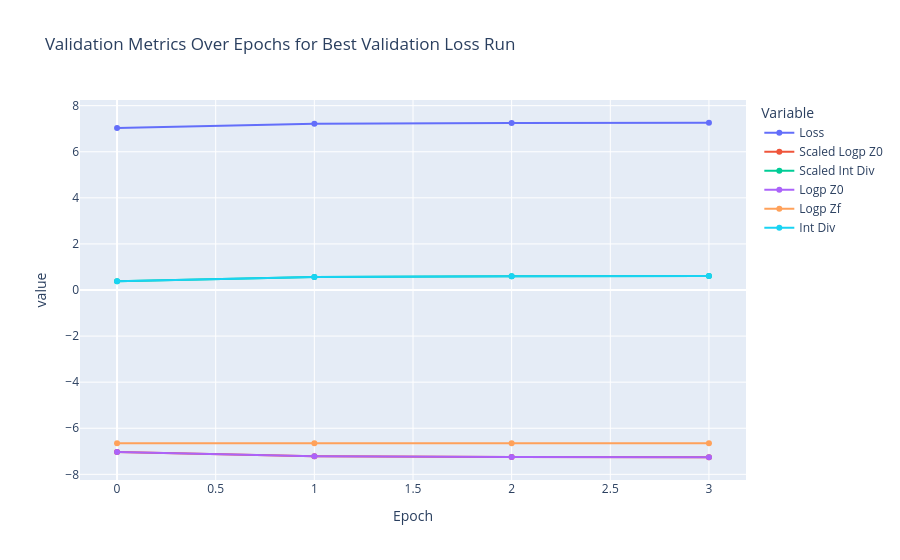

The notebook cell saved with this chart:
### Code cell
y_values = [
    'epoch',
    'val_loss',
    'val_logp_z0',
    'val_logp_zf',
    'val_int_div',
]
label_map = {
    y: ' '.join(y.split('_')[1:]).title() for y in y_values
}
label_map['epoch'] = 'Epoch'
data = min_val_loss_job.get_metric_history(y_values).dropna()
data.rename(label_map, axis=1, inplace=True)

fig = px.line(
    data,
    x='Epoch',
    y=list(label_map.values()),
    title='Validation Metrics Over Epochs for Best Validation Loss Run',
    markers=True
)
fig.update_layout(legend=dict(title='Variable'))
fig.show()

### Figure 1 — Plotly figure (JSON) as saved in the notebook; plotly's stock layout.template omitted (floating-point values rounded to 4 significant figures)
{"data": [{"hovertemplate": "variable=Loss<br>Epoch=%{x}<br>value=%{y}<extra></extra>", "legendgroup": "Loss", "line": {"color": "#636efa", "dash": "solid"}, "marker": {"symbol": "circle"}, "mode": "lines+markers", "name": "Loss", "orientation": "v", "showlegend": true, "type": "scatter", "x": [0.0, 1.0, 2.0, 3.0], "xaxis": "x", "y": [7.028, 7.211, 7.246, 7.259], "yaxis": "y"}, {"hovertemplate": "variable=Scaled Logp Z0<br>Epoch=%{x}<br>value=%{y}<extra></extra>", "legendgroup": "Scaled Logp Z0", "line": {"color": "#EF553B", "dash": "solid"}, "marker": {"symbol": "circle"}, "mode": "lines+markers", "name": "Scaled Logp Z0", "orientation": "v", "showlegend": true, "type": "scatter", "x": [0.0, 1.0, 2.0, 3.0], "xaxis": "x", "y": [-7.028, -7.211, -7.246, -7.259], "yaxis": "y"}, {"hovertemplate": "variable=Scaled Int Div<br>Epoch=%{x}<br>value=%{y}<extra></extra>", "legendgroup": "Scaled Int Div", "line": {"color": "#00cc96", "dash": "solid"}, "marker": {"symbol": "circle"}, "mode": "lines+markers", "name": "Scaled Int Div", "orientation": "v", "showlegend": true, "type": "scatter", "x": [0.0, 1.0, 2.0, 3.0], "xaxis": "x", "y": [0.3789, 0.5621, 0.598, 0.6105], "yaxis": "y"}, {"hovertemplate": "variable=Logp Z0<br>Epoch=%{x}<br>value=%{y}<extra></extra>", "legendgroup": "Logp Z0", "line": {"color": "#ab63fa", "dash": "solid"}, "marker": {"symbol": "circle"}, "mode": "lines+markers", "name": "Logp Z0", "orientation": "v", "showlegend": true, "type": "scatter", "x": [0.0, 1.0, 2.0, 3.0], "xaxis": "x", "y": [-7.028, -7.211, -7.246, -7.259], "yaxis": "y"}, {"hovertemplate": "variable=Logp Zf<br>Epoch=%{x}<br>value=%{y}<extra></extra>", "legendgroup": "Logp Zf", "line": {"color": "#FFA15A", "dash": "solid"}, "marker": {"symbol": "circle"}, "mode": "lines+markers", "name": "Logp Zf", "orientation": "v", "showlegend": true, "type": "scatter", "x": [0.0, 1.0, 2.0, 3.0], "xaxis": "x", "y": [-6.649, -6.649, -6.648, -6.648], "yaxis": "y"}, {"hovertemplate": "variable=Int Div<br>Epoch=%{x}<br>value=%{y}<extra></extra>", "legendgroup": "Int Div", "line": {"color": "#19d3f3", "dash": "solid"}, "marker": {"symbol": "circle"}, "mode": "lines+markers", "name": "Int Div", "orientation": "v", "showlegend": true, "type": "scatter", "x": [0.0, 1.0, 2.0, 3.0], "xaxis": "x", "y": [0.3789, 0.5621, 0.598, 0.6105], "yaxis": "y"}], "layout": {"legend": {"title": {"text": "Variable"}, "tracegroupgap": 0}, "title": {"text": "Validation Metrics Over Epochs for Best Validation Loss Run"}, "xaxis": {"anchor": "y", "domain": [0, 1], "title": {"text": "Epoch"}}, "yaxis": {"anchor": "x", "domain": [0, 1], "title": {"text": "value"}}}}
